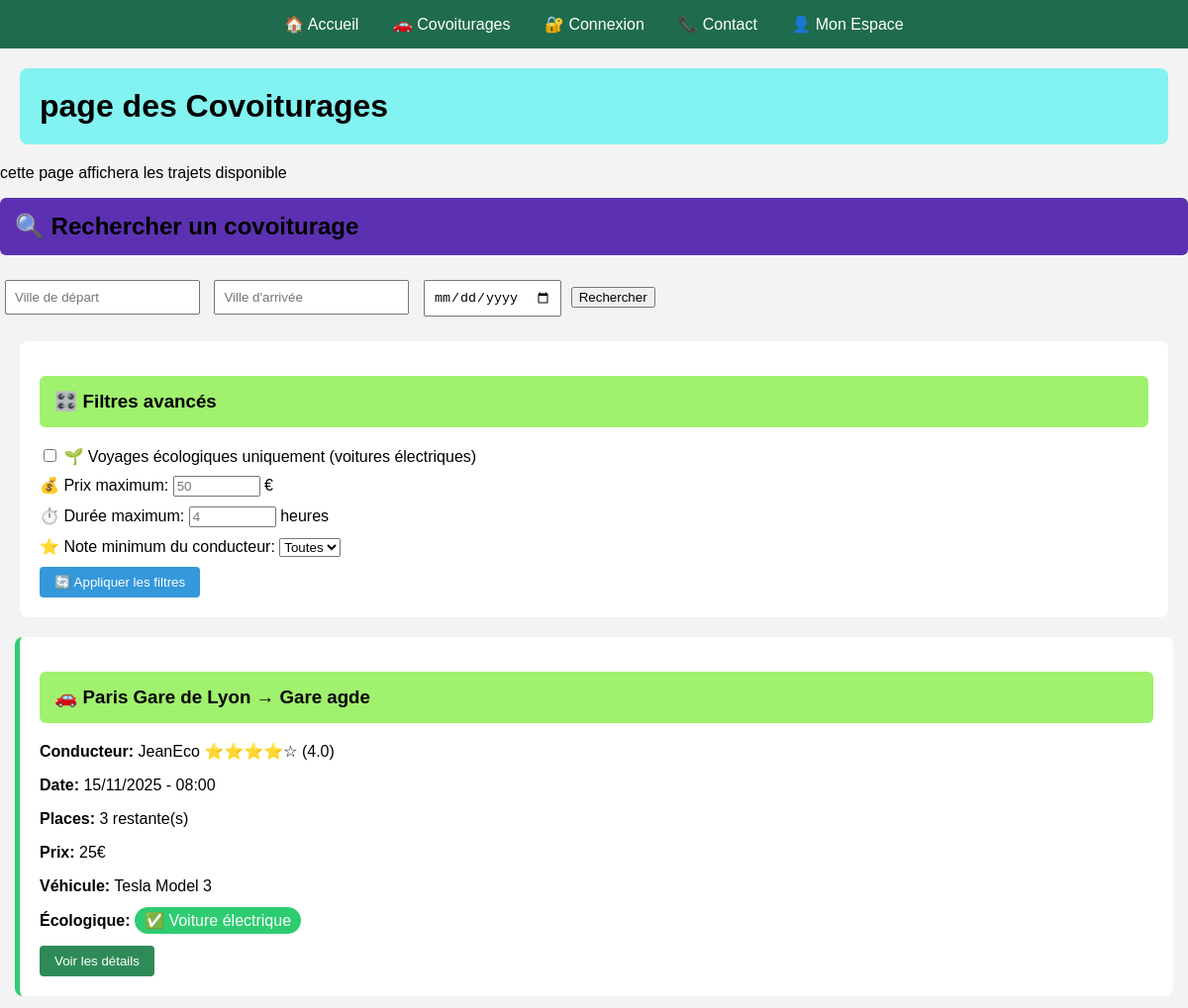
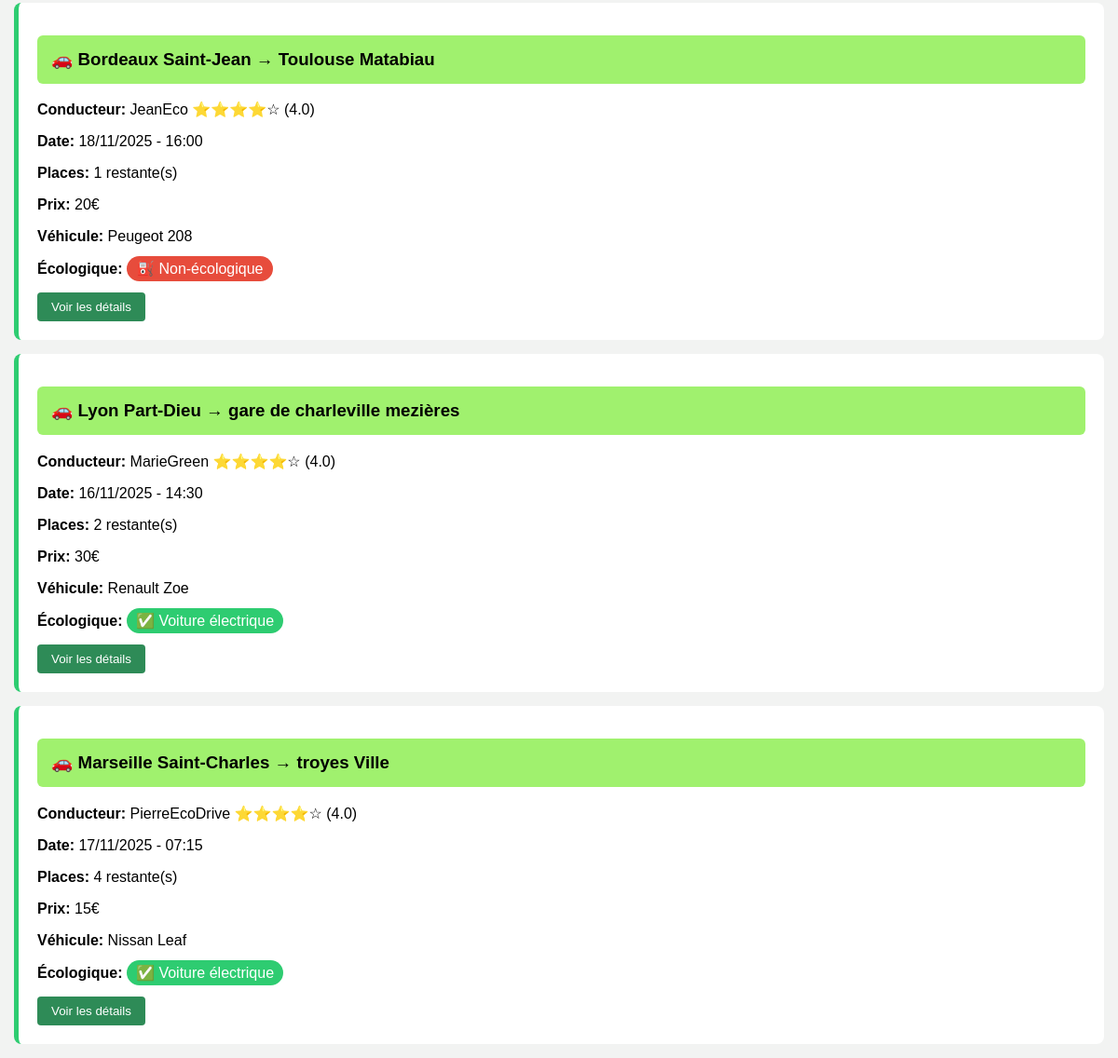
/covoiturages.php, run on the app's committed database (2 pictures, top to bottom).
### tables this page shows
CREATE TABLE covoiturage (
    covoiturage_id INT PRIMARY KEY AUTO_INCREMENT,
    date_depart DATE NOT NULL,
    heure_depart TIME NOT NULL,
    lieu_depart VARCHAR(50) NOT NULL,
    date_arrivee DATE NOT NULL,
    heure_arrivee TIME NOT NULL,
    lieu_arrivee VARCHAR(50) NOT NULL,
    statut VARCHAR(50) DEFAULT 'planifié',
    nb_place INT NOT NULL,
    prix_personne FLOAT NOT NULL
);

CREATE TABLE utilisateur (
    utilisateur_id INT PRIMARY KEY AUTO_INCREMENT,
    nom VARCHAR(50) NOT NULL,
    prenom VARCHAR(50) NOT NULL,
    email VARCHAR(50) UNIQUE NOT NULL,
    password VARCHAR(255) NOT NULL,
    telephone VARCHAR(50),
    adresse VARCHAR(50),
    date_naissance VARCHAR(50),
    photo BLOB,
    pseudo VARCHAR(50) UNIQUE NOT NULL,
    credit INT DEFAULT 20
);

CREATE TABLE marque (
    marque_id INT PRIMARY KEY AUTO_INCREMENT,
    libelle VARCHAR(50) NOT NULL
);

CREATE TABLE voiture (
    voiture_id INT PRIMARY KEY AUTO_INCREMENT,
    modele VARCHAR(50) NOT NULL,
    immatriculation VARCHAR(50) UNIQUE NOT NULL,
    energie VARCHAR(50) NOT NULL,
    couleur VARCHAR(50) NOT NULL,
    date_premiere_immatriculation VARCHAR(50) NOT NULL
);

### covoiturages.php (the view, shortened to what this page needs)
<!DOCTYPE html>
<html lang="fr">
<head>
     </head>
    <body>
    <nav>
        <a href="index.php">🏠 Accueil</a>
        <a href="covoiturages.php">🚗 Covoiturages</a>
        <a href="login.php">🔐 Connexion</a>
        <a href="contact.php">📞 Contact</a>
        <a href="user-space.php">👤 Mon Espace</a>
    </nav>
    <h1>page des Covoiturages</h1>
    <p>cette page affichera les trajets disponible</p>
    <div>
    <h2>🔍 Rechercher un covoiturage</h2>
    <form method="GET" action="covoiturages.php">
        <input type="text" name="depart" placeholder="Ville de départ" style="padding: 8px; margin: 5px;" value="<?php echo isset($_GET['depart']) ? $_GET['depart'] : ''; ?>">
        <input type="text" name="arrivee" placeholder="Ville d'arrivée" style="padding: 8px; margin: 5px;" value="<?php echo isset($_GET['arrivee']) ? $_GET['arrivee'] : ''; ?>">
        <input type="date" name="date" style="padding: 8px; margin: 5px;" value="<?php echo isset($_GET['date']) ? $_GET['date'] : ''; ?>">
        <button type="submit">Rechercher</button>
    </form></div>
    <div style="background: white; padding: 20px; margin: 20px; border-radius: 8px;">
        <h3>🎛️ Filtres avancés</h3>
        <form method="GET" action="covoiturages.php">
            <div style="margin: 10px 0;">
                <label>
                    <input type="checkbox" name="ecologique" value="1" <?php echo isset($_GET['ecologique']) ? 'checked' : ''; ?>>
                    🌱 Voyages écologiques uniquement (voitures électriques)
                </label>
         </div>
            <div style="margin: 10px 0;">
                <label>💰 Prix maximum:
                    <input type="number" name="prix_max" placeholder="50" style="width: 80px;"
                           value="<?php echo isset($_GET['prix_max']) ? $_GET['prix_max'] : ''; ?>"> €
                </label>
            </div>
            <div style="margin: 10px 0;">
                <label>⏱️ Durée maximum:
                    <input type="number" name="duree_max" placeholder="4" style="width: 80px;"
                           value="<?php echo isset($_GET['duree_max']) ? $_GET['duree_max'] : ''; ?>"> heures
                </label>
            </div>
            <div style="margin: 10px 0;">
                <label>⭐ Note minimum du conducteur:
                    <select name="note_min">
                        <option value="">Toutes</option>
                    </select>
                </label>
            </div>
            <button type="submit" style="padding: 8px 15px; background: #3498db; color: white; border: none; border-radius: 4px;">
                🔄 Appliquer les filtres
            </button>
        </form>
    </div>
   <?php
$conn = new mysqli('localhost', 'root', '', 'EcoRide');
$sql = "SELECT c.*, u.pseudo, u.nom, u.prenom, v.energie, v.modele, m.libelle as marque
        FROM covoiturage c
        JOIN utilise ut ON c.covoiturage_id = ut.covoiturage_id
        JOIN voiture v ON ut.voiture_id = v.voiture_id
        JOIN detient d ON v.voiture_id = d.voiture_id
        JOIN marque m ON d.marque_id = m.marque_id
        JOIN gere g ON v.voiture_id = g.voiture_id
        JOIN utilisateur u ON g.utilisateur_id = u.utilisateur_id
        WHERE c.nb_place > 0 AND c.statut = 'planifié'";
$result = $conn->query($sql);
if ($result->num_rows > 0) {
    while($row = $result->fetch_assoc()) {
        $isEco = ($row['energie'] == 'Électrique');
        ?>
        <div class="ride-card">
            <h3>🚗 <?php echo $row['lieu_depart']; ?> → <?php echo $row['lieu_arrivee']; ?></h3>
            <p><strong>Conducteur:</strong> <?php echo $row['pseudo']; ?> ⭐⭐⭐⭐☆ (4.0)</p>
            <p><strong>Date:</strong> <?php echo date('d/m/Y', strtotime($row['date_depart'])); ?> - <?php echo date('H:i', strtotime($row['heure_depart'])); ?></p>
            <p><strong>Places:</strong> <?php echo $row['nb_place']; ?> restante(s)</p>
            <p><strong>Prix:</strong> <?php echo $row['prix_personne']; ?>€</p>
            <p><strong>Véhicule:</strong> <?php echo $row['marque'] . ' ' . $row['modele']; ?></p>
            <?php if ($isEco): ?>
                <p><strong>Écologique:</strong> <span class="eco-badge">✅ Voiture électrique</span></p>
            <?php else: ?>
                <p><strong>Écologique:</strong> <span class="non-eco-badge">⛽ Non-écologique</span></p>
            <?php endif; ?>
            <a href="vue-detaillee.php?ride_id=<?php echo $row['covoiturage_id']; ?>" style="text-decoration: none;">
                <button style="padding: 8px 15px; background: #2e8b57; color: white; border: none; border-radius: 4px;">
                    Voir les détails
                </button>
            </a>
        </div>
        <?php
    }
} else {
    echo "<div style='background: white; padding: 20px; margin: 20px; border-radius: 8px;'>";
    echo "<p>Aucun covoiturage trouvé pour votre recherche.</p>";
    echo "</div>";
}
?>
</body>
</html>

### covoiturages.php (style rules this page uses)
body { font-family: Arial, sans-serif; margin: 0; padding: 0; background-color: #f2f3f2; background-image: url(https://media.gettyimages.com/id/1542588811/fr/photo/an-electric-car-plugged-in-against-a-background-of-a-rural-location-at-sunset.jpg?s=2048x2048&w=gi&k=20&c=x0nmpQ23FFWcID4Gkkyfjtqv7phevHJ3nW2g6uJhW4U=); }
nav { background: #1f6b4e; padding: 15px; text-align: center; }
nav a { color: white; margin: 0 15px; text-decoration: none; }
h1 { background: rgb(130, 243, 241); padding: 20px; margin: 20px; border-radius: 8px; }
h2 { background: rgb(92, 49, 177); padding: 15px; margin-top: 15px; border-radius: 6px; }
h3 { background: rgb(160, 241, 110); padding: 15px; margin-top: 15px; border-radius: 6px; }
.ride-card { background: white; padding: 20px; margin: 15px; border-radius: 8px; border-left: 5px solid #2ecc71; }
.eco-badge { background: #2ecc71; color: white; padding: 5px 10px; border-radius: 15px; }
.non-eco-badge { background: #e74c3c; color: white; padding: 5px 10px; border-radius: 15px; }

### data on the page
covoiturage: lieu_depart "Paris Gare de Lyon", lieu_arrivee "Gare agde", utilisateur.pseudo "JeanEco", date_depart "15/11/2025", heure_depart "08:00", nb_place "3", prix_personne "25", marque.libelle "Tesla", voiture.modele "Model 3", shows "Écologique:"
covoiturage: lieu_depart "Bordeaux Saint-Jean", lieu_arrivee "Toulouse Matabiau", utilisateur.pseudo "JeanEco", date_depart "18/11/2025", heure_depart "16:00", nb_place "1", prix_personne "20", marque.libelle "Peugeot", voiture.modele "208", shows "Écologique:"
covoiturage: lieu_depart "Lyon Part-Dieu", lieu_arrivee "gare de charleville mezières", utilisateur.pseudo "MarieGreen", date_depart "16/11/2025", heure_depart "14:30", nb_place "2", prix_personne "30", marque.libelle "Renault", voiture.modele "Zoe", shows "Écologique:"
covoiturage: lieu_depart "Marseille Saint-Charles", lieu_arrivee "troyes Ville", utilisateur.pseudo "PierreEcoDrive", date_depart "17/11/2025", heure_depart "07:15", nb_place "4", prix_personne "15", marque.libelle "Nissan", voiture.modele "Leaf", shows "Écologique:"
